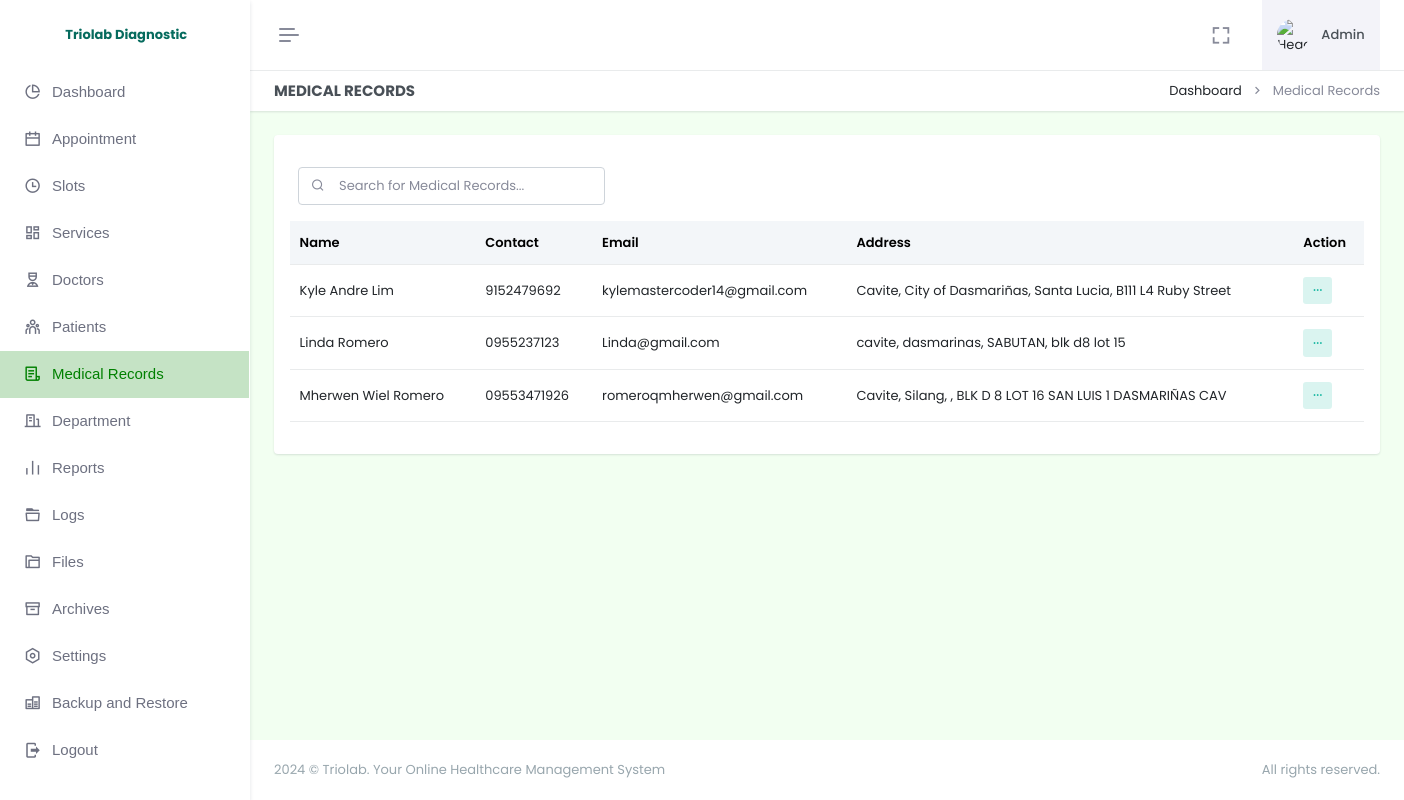
The app's page /admin/medical-records.php (signed in), older data.
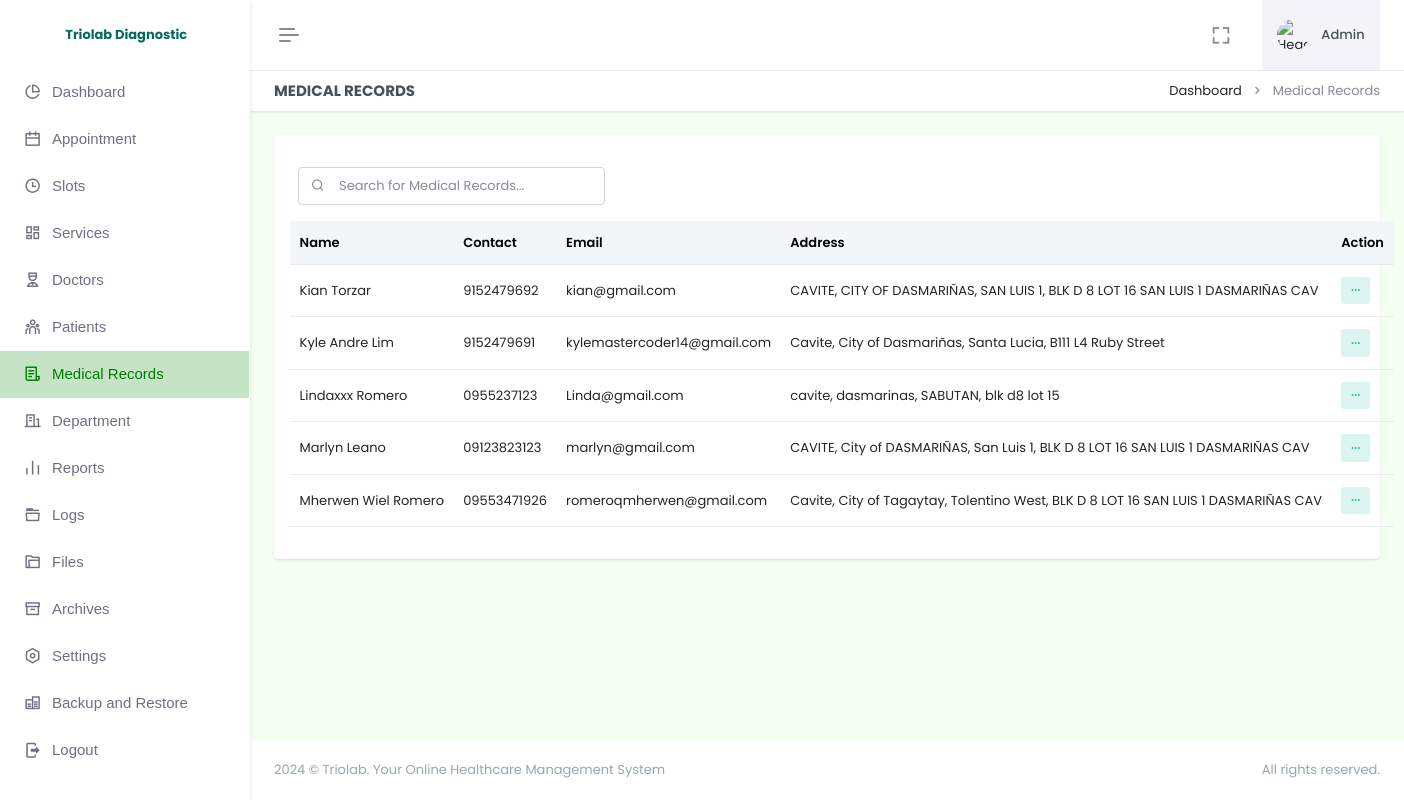
The same page, newer data.
### tables this page shows
CREATE TABLE `patient` (
  `id` int(11) NOT NULL AUTO_INCREMENT,
  `firstname` varchar(255) NOT NULL,
  `lastname` varchar(255) NOT NULL,
  `age` varchar(255) NOT NULL,
  `sex` varchar(255) NOT NULL,
  `email` varchar(255) NOT NULL,
  `dob` varchar(255) DEFAULT NULL,
  `birthplace` varchar(255) DEFAULT NULL,
  `contact` varchar(255) DEFAULT NULL,
  `password` varchar(255) NOT NULL,
  `province` varchar(255) DEFAULT NULL,
  `city` varchar(255) DEFAULT NULL,
  `barangay` varchar(255) DEFAULT NULL,
  `street` varchar(255) DEFAULT NULL,
  `date_added` timestamp NOT NULL DEFAULT current_timestamp(),
  PRIMARY KEY (`id`)
);

### admin/medical-records.php (the view, shortened to what the changed rows need)
<!doctype html>
<html lang="en" data-layout="vertical" data-topbar="light" data-sidebar="light" data-sidebar-size="lg" data-sidebar-image="none" data-preloader="disable" data-theme="default" data-theme-colors="green">
<head>
    <link rel="stylesheet" href="https://cdn.jsdelivr.net/npm/flatpickr/dist/flatpickr.min.css">
    <link href="assets/css/bootstrap.min.css" rel="stylesheet" type="text/css" />
    <link href="assets/css/icons.min.css" rel="stylesheet" type="text/css" />
    <link href="assets/css/app.min.css" rel="stylesheet" type="text/css" />
    <link href="assets/css/custom.min.css" rel="stylesheet" type="text/css" />
    <link rel="stylesheet" href="assets/css/sweetalert.css">
</head>
<body style="background-color: #F2FFF1">
    <div id="layout-wrapper">
        <?php require "header.php"; ?>
        <div class="main-content">
            <div class="page-content">
                <div class="container-fluid">
                    <div class="row">
                        <div class="col-12">
                            <div class="card">
                                <div class="card-body">
                                    <table class="table align-middle table-nowrap" id="patientTable">
                                        <thead class="table-light">
                                            <tr>
                                                <th>Name</th>
                                                <th>Contact</th>
                                                <th>Email</th>
                                                <th>Address</th>
                                                <th>Action</th>
                                            </tr>
                                        </thead>
                                        <tbody class="list">
                                            <?php
                                            $selectPatient = $pdo->prepare("
                                                SELECT *
                                                FROM patient
                                                ORDER BY firstname ASC
                                            ");
                                            $selectPatient->execute();
                                            if ($selectPatient->rowCount() > 0) {
                                                while ($row = $selectPatient->fetch(PDO::FETCH_ASSOC)) {
                                                    $fullname = htmlspecialchars($row['firstname']) . " " . htmlspecialchars($row['lastname']);
                                            ?>
                                                    <tr>
                                                        <td><?= $fullname; ?></td>
                                                        <td><?= htmlspecialchars($row['contact']); ?></td>
                                                        <td><?= htmlspecialchars($row['email']); ?></td>
                                                        <td><?= htmlspecialchars($row['province'] . ', ' . $row['city'] . ', ' . $row['barangay'] . ', ' . $row['street']); ?></td>
                                                        <td>
                                                            <div class="dropdown d-inline-block">
                                                                <button class="btn btn-soft-success btn-sm dropdown" type="button" data-bs-toggle="dropdown" aria-expanded="false">
                                                                    <i class="ri-more-fill align-middle"></i>
                                                                </button>
                                                            </div>
                                                        </td>
                                                    </tr>
                                                <?php
                                                }
                                            }
                                            ?>
                                        </tbody>
                                    </table>
                                </div>
                            </div>
                        </div>
                    </div>
                </div>
            </div>
        </div>
    </div>
</body>
</html>

Row changes from the older to the newer data that the page shows:
added patient: fullname "Kian Torzar", contact "9152479692", email "kian@gmail.com", province+city+barangay "CAVITE, CITY OF DASMARIÑAS, SAN LUIS 1, BLK D 8 LOT 16 SAN LUIS 1 DASMARIÑAS CAV"
changed patient "Kyle Andre Lim": contact "9152479692" → "9152479691"
changed patient "Linda@gmail.com": fullname "Linda Romero" → "Lindaxxx Romero"
added patient: fullname "Marlyn Leano", contact "09123823123", email "marlyn@gmail.com", province+city+barangay "CAVITE, City of DASMARIÑAS, San Luis 1, BLK D 8 LOT 16 SAN LUIS 1 DASMARIÑAS CAV"
changed patient "Mherwen Wiel Romero": province+city+barangay "Cavite, Silang, , BLK D 8 LOT 16 SAN LUIS 1 DASMARIÑAS CAV" → "Cavite, City of Tagaytay, Tolentino West, BLK D 8 LOT 16 SAN LUIS 1 DASMARIÑAS CAV"
